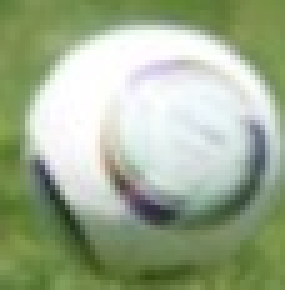
#> input picture template.jpg, 57 x 58 px (shown 5 times larger)
$ python fd1.py
#> lines starting #> are read from the running program, lines starting #| are printed output that depends on the picture; after the words box and inside, x2 and y2 are one past the last pixel; in counts of white or black regions, pixels touching at a corner belong together; long printed decimals are rounded
#template matching
import numpy as np
import cv2

template = cv2.imread("template.jpg")
#> template is the input picture: shape (58, 57, 3); mean B, G, R 145.3, 174, 159.5
img = cv2.imread("players.jpg")
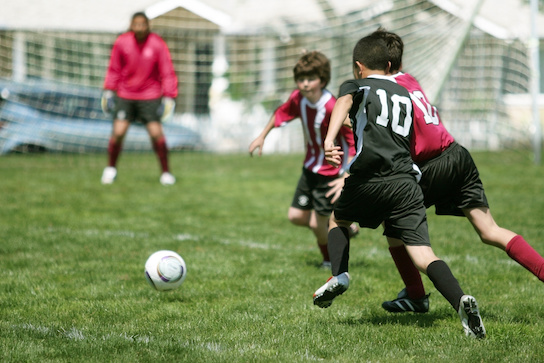
#> input picture players.jpg, 544 x 363 px
#> img is the input picture: shape (363, 544, 3); mean B, G, R 103.7, 137.8, 129.6
cv2.imshow("PLYAERS",img)

res = cv2.matchTemplate(img, template, cv2.TM_CCOEFF_NORMED)
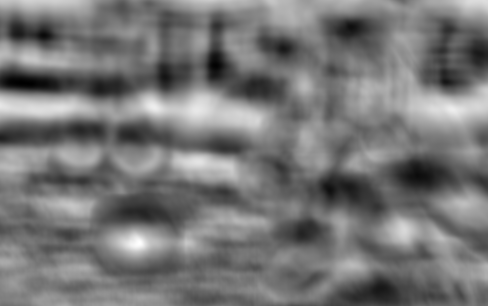
#> res: shape (306, 488) float32; min -0.642, max 0.796, mean 0.0271; drawn with min black and max white

minVal,maxVal,minLoc,maxLoc = cv2.minMaxLoc(res)
#> minVal = -0.642; maxVal = 0.796; minLoc = (21, 82); maxLoc = (139, 242)

print(maxVal,maxLoc)
#| 0.7961 (139, 242)

cv2.circle(res,maxLoc,radius= 20,color=(15,15,114),thickness=2)
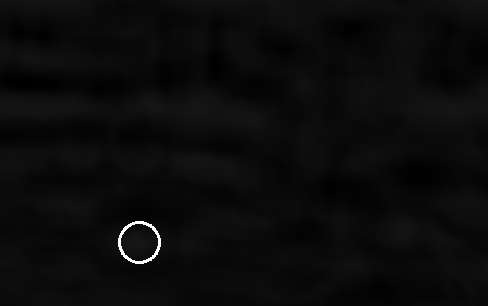
#> res: shape (306, 488) float32; 0.26% of pixels changed, all inside (x1, y1, x2, y2) = (118, 221, 161, 264); drawn with min black and max white

cv2.imshow("RESULT",res)
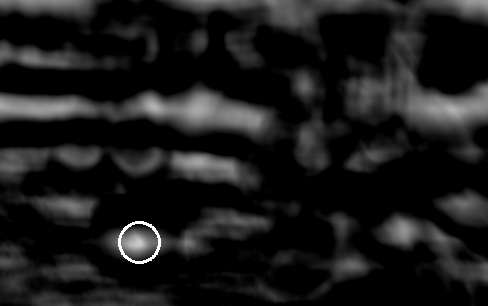
#> window 'RESULT': shape (306, 488); min 0, max 255, mean 26.2
cv2.waitKey(0)
cv2.destroyAllWindows()
